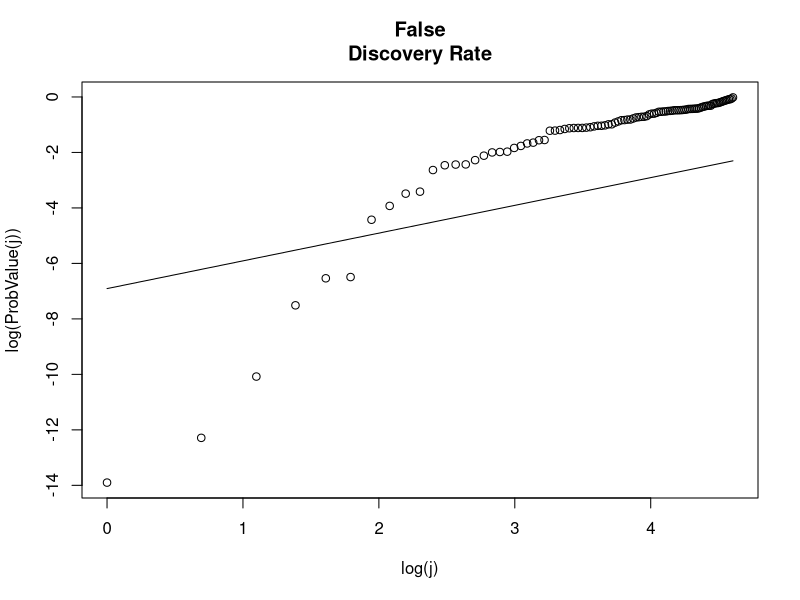

Write the R code that produced this figure.
## Example 1
## We specify a seed to make the results reproducible. Omitting the
## set.seed statement would lead to a different set of random numbers
## and the results would vary somewhat
set.seed(10)
alpha=0.10
m=100
p=dim(m)
index=dim(m)
for (i in 1:5) {
  x=rnorm(25,1,1)
  t=-abs(mean(x)/(sd(x)/sqrt(25)))
  p[i]=2*pt(t,24)
  index[i]=i
}
for (i in 6:m) {
  x=rnorm(25)
  t=-abs(mean(x)/(sd(x)/sqrt(25)))
  p[i]=2*pt(t,24)
  index[i]=i
}
count=p<=0.05
table(count)
ps=sort(p)
logps=log(ps)
logindex=log(index)
y=log(index*alpha/m)
plot(logps~logindex,xlab="log(j)",ylab="log(ProbValue(j))",main="False
Discovery Rate")
points(y~logindex,type="l")
ps
ps[6]

